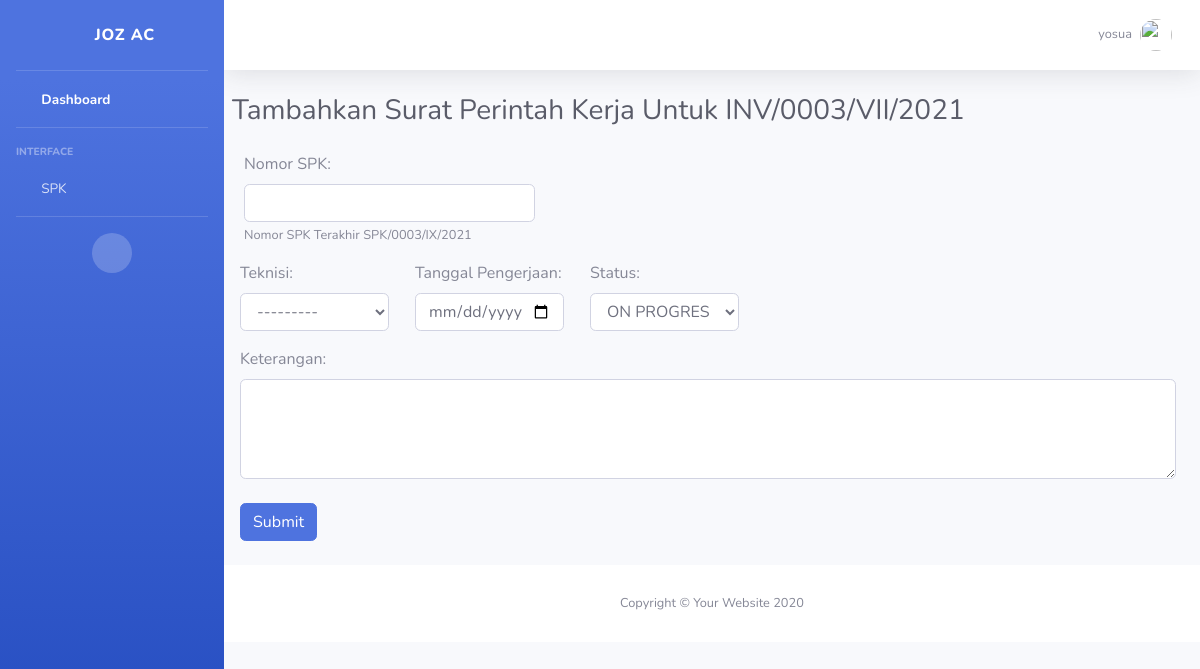
Page /spk/admin/create/inv0003vii2021/ (signed in) on the earlier database version.
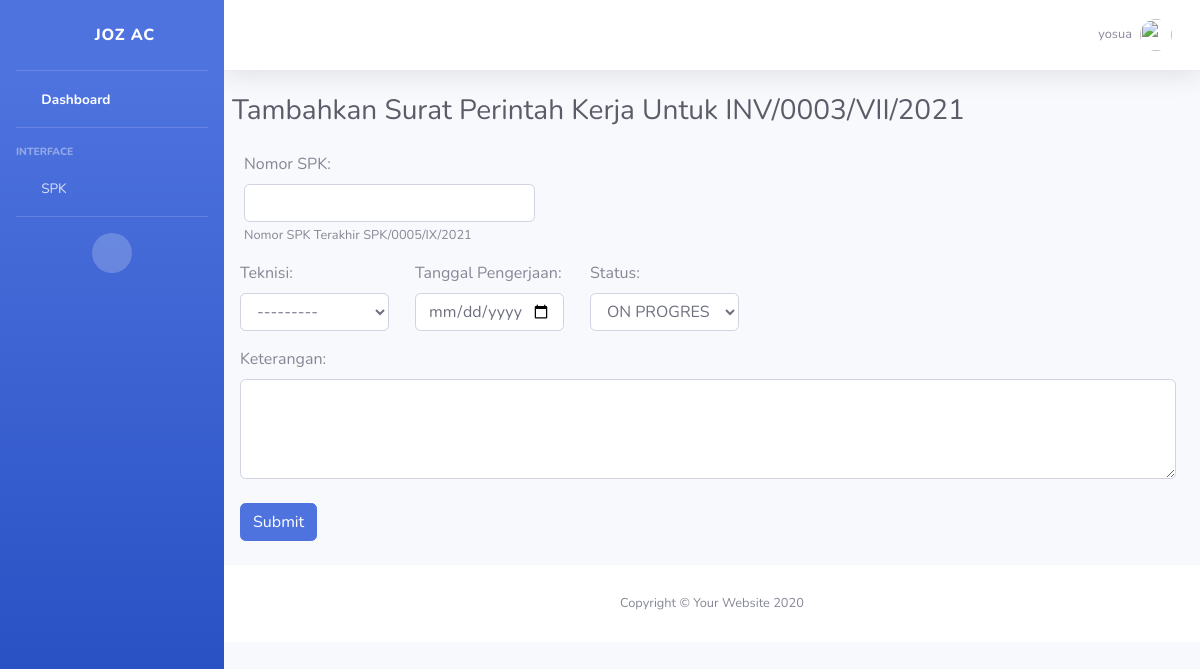
Same page on the later database version.
### SPK_teknisi/models.py (models this page shows, shortened)
class SPKModel(models.Model):
    statusChoice        = [
        ('PENDING','ON PROGRESS'),
        ('CANCEL','CANCEL'),
        ('SELESAI','SELESAI'),
    ]
    no_SPK			= models.CharField(max_length=30, verbose_name='Nomor SPK', blank=True, unique=True)
    tgl_input		= models.DateField(auto_now=True, verbose_name='Tanggal Input')
    teknisi			= models.ForeignKey(settings.AUTH_USER_MODEL, on_delete=models.SET_NULL, related_name='teknisiUser', verbose_name='Teknisi', null=True)
    pesanan		    = models.OneToOneField(InvoiceModel, related_name='SPK', on_delete=models.SET_NULL, verbose_name='Invoice', null=True)
    tgl_pengerjaan	= models.DateField(verbose_name='Tanggal Pengerjaan')
    keterangan		= models.TextField(verbose_name='Keterangan')
    status			= models.CharField(choices=statusChoice, max_length=10, default='PENDING')
    slug_SPK		= models.SlugField()
    class Meta:
        verbose_name='Surat Perintah Kerja'
        verbose_name_plural='Surat Perintah Kerja'
    def __str__(self):
    	return self.no_SPK

### SPK_teknisi/views.py (the view)
# urls.py: path('admin/create/<slug:slug>/', SPK_Create.as_view(), name='create'),
class SPK_Create(LoginRequiredMixin, CreateView):
	login_url = reverse_lazy('account:login')
	model = SPKModel
	template_name = 'SPK_teknisi/create.html'
	form_class = SPK_Form
	success_url = reverse_lazy('spk:invoiceView')
	def get_context_data(self, **kwargs):
	    context = super().get_context_data(**kwargs)
	    context['lastSPK'] = self.model.objects.all().last()
	    context['invoice'] = InvoiceModel.objects.get(slug_Invoice=self.kwargs['slug'])
	    return context
	def get_initial(self):
		initial = super().get_initial()
		initial['pesanan'] = InvoiceModel.objects.get(slug_Invoice=self.kwargs['slug'])
		return initial

### SPK_teknisi/forms.py
class SPK_Form(forms.ModelForm):
    class Meta:
        model = SPKModel
        fields = ('no_SPK', 'teknisi', 'pesanan', 'tgl_pengerjaan', 'keterangan', 'status')
        widgets={
            'no_SPK':forms.TextInput(attrs={
                'class':"form-control",
                'onchange':"SPK_Value(this.value)",
                }),
            'keterangan': forms.Textarea(attrs={
                'class':"form-control",
                'style': 'height: 100px',
                }),
        	'teknisi': forms.Select(attrs={
        		'class':"form-control",
        		}),
        	'tgl_pengerjaan':forms.DateInput(attrs={
        		'class':"datepicker form-control",
                'type':"date"
        		}),
            'status':forms.Select(attrs={
                'class':"form-control",
                }),
            'pesanan':forms.HiddenInput(),
        }
    def __init__(self, *args, **kwargs):
        super().__init__(*args, **kwargs)
        self.fields['teknisi'].queryset = Account.objects.filter(jabatan='TEKNISI')

### account/models.py (called while the page is built)
	def __str__(self):
		return self.username

### SPK_teknisi/templates/SPK_teknisi/create.html (shortened to what this page needs)
{% extends "admin/base_admin.html" %}
{% load static %}
{% block Content %}
<div class="container-fluid pr-auto pl-2">
	<div class="d-sm-flex align-items-center justify-content-between mb-4">
        <h1 class="h3 mb-0 text-gray-800">Tambahkan Surat Perintah Kerja Untuk {{invoice.Invoice}}</h1>
    </div>
    <form method="post" autocomplete="off">
    	<div class="col-md-4 mb-3">
			{{form.no_SPK.label_tag}}
			{{form.no_SPK}}
			<small id="id_no_SPK" class="form-text text-muted">Nomor SPK Terakhir {{lastSPK}}</small>
		</div>
    	<div class="form-row">
    		<div class="col-sm-2 mb-3 ml-2">
    			{{form.teknisi.label_tag}}
    			{{form.teknisi}}
    		</div>
    		<div class="col-sm-2 mb-2 ml-3">
    			{{form.tgl_pengerjaan.label_tag}}
    			{{form.tgl_pengerjaan}}
    		</div>
    		<div class="col-sm-2 mb-2 ml-3">
	    		{{form.status.label_tag}}
	    		{{form.status}}
    		</div>
    	</div>
    	<div class="ml-2">
    		{{form.keterangan.label_tag}}
    		{{form.keterangan}}
    	</div>
    	<button type="submit" class="btn btn-primary my-4 ml-2">Submit</button>
    </form>
</div>
{% endblock Content %}

Differences in the rows shown:
removed SPKModel: no_SPK "SPK/0003/IX/2021"
added SPKModel: no_SPK "SPK/0005/IX/2021"
